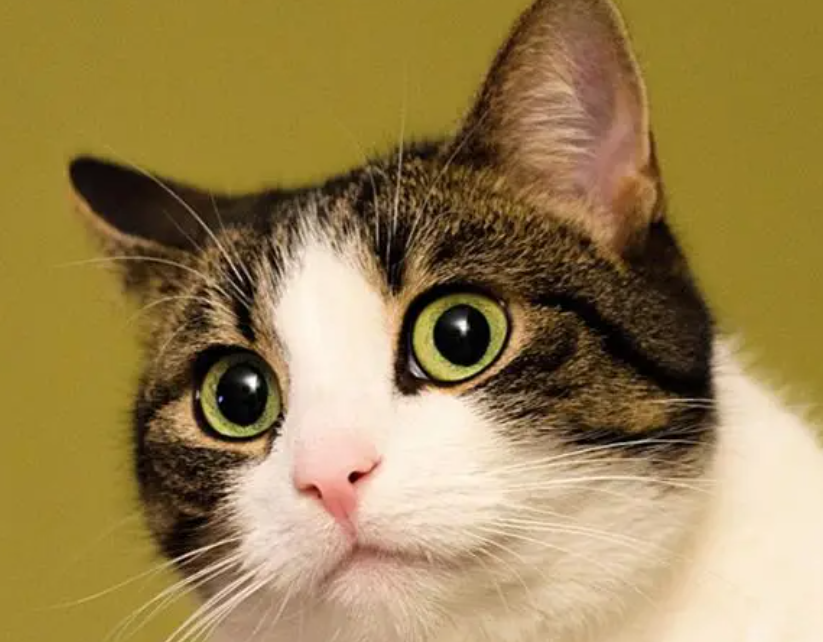
#> input picture 9. 算法复现/Canny/pics/cat.png, 823 x 642 px, found by its file name
$ python test.py
#> lines starting #> are read from the running program, lines starting #| are printed output that depends on the picture; after the words box and inside, x2 and y2 are one past the last pixel; in counts of white or black regions, pixels touching at a corner belong together
### 9. 算法复现/Canny/utils.py
import matplotlib.pyplot as plt
import matplotlib.image as mpimg


def rgb2gray(rgb):
    r, g, b = rgb[:, :, 0], rgb[:, :, 1], rgb[:, :, 2]
    gray = 0.2989 * r + 0.5870 * g + 0.1140 * b

    return gray


def load_data(file_name=r'E:\AI\DeepBlue_AI_Course\Code\07_test_before_practice\canny_practice\pics\cat.png'):
    img = mpimg.imread(file_name)
#> img is the input picture: shape (642, 823, 3) float32; mean R, G, B 0.604, 0.512, 0.316
    img = rgb2gray(img)
    return img


def visualize(img, format=None):
    plt.figure(figsize=(20, 40))
    if img.shape[0] == 3:
        img = img.transpose(1, 2, 0)
    plt.imshow(img, format)
    plt.show()

### 9. 算法复现/Canny/canny_edge_detector.py
from scipy import ndimage
from scipy.ndimage.filters import convolve

import numpy as np


class cannyEdgeDetector:
    def __init__(self, img, sigma=1, kernel_size=5, weak_pixel=75, strong_pixel=255, lowthreshold=0.05,
                 highthreshold=0.15):
        self.img = img
        self.img_smoothed = None
        self.gradientMat = None
        self.thetaMat = None
        self.nonMaxImg = None
        self.thresholdImg = None
        self.weak_pixel = weak_pixel
        self.strong_pixel = strong_pixel
        self.sigma = sigma
        self.kernel_size = kernel_size
        self.lowThreshold = lowthreshold
        self.highThreshold = highthreshold

    def gaussian_kernel(self, size, sigma=1):
        """
        使用高斯滤波去噪
        :param size:
        :param sigma:
        :return:
        """
        size = int(size) // 2
        x, y = np.mgrid[-size:size + 1, -size:size + 1]
        normal = 1 / (2.0 * np.pi * sigma ** 2)
        g = np.exp(-((x ** 2 + y ** 2) / (2.0 * sigma ** 2))) * normal
        return g

    def sobel_filters(self, img):
        """
        使用sobel算子计算梯度
        :param img:
        :return:
        """
        Kx = np.array([[-1, 0, 1], [-2, 0, 2], [-1, 0, 1]], np.float32)
        Ky = np.array([[1, 2, 1], [0, 0, 0], [-1, -2, -1]], np.float32)

        Ix = ndimage.filters.convolve(img, Kx)
        Iy = ndimage.filters.convolve(img, Ky)

        G = np.hypot(Ix, Iy)
        G = G / G.max() * 255
        theta = np.arctan2(Iy, Ix)
        return G, theta

    def non_max_suppression(self, img, D):
        """
        非极大值抑制，判断一个较大梯度的像素在梯度所在直线上的相邻的两点是否有梯度值比它还大的，如果有，那么就把当前点舍弃。
        :param img:
        :param D:
        :return:
        """
        M, N = img.shape
        Z = np.zeros((M, N), dtype=np.int32)
        angle = D * 180. / np.pi
        angle[angle < 0] += 180

        for i in range(1, M - 1):
            for j in range(1, N - 1):
                try:
                    q = 255
                    r = 255
                    # 消除梯度方向这条线上值较小的两点
                    # angle 0
                    if (0 <= angle[i, j] < 22.5) or (157.5 <= angle[i, j] <= 180):
                        q = img[i, j + 1]
                        r = img[i, j - 1]
                    # angle 45
                    elif (22.5 <= angle[i, j] < 67.5):
                        q = img[i + 1, j - 1]
                        r = img[i - 1, j + 1]
                    # angle 90
                    elif (67.5 <= angle[i, j] < 112.5):
                        q = img[i + 1, j]
                        r = img[i - 1, j]
                    # angle 135
                    elif (112.5 <= angle[i, j] < 157.5):
                        q = img[i - 1, j - 1]
                        r = img[i + 1, j + 1]

                    if (img[i, j] >= q) and (img[i, j] >= r):
                        Z[i, j] = img[i, j]
                    else:
                        Z[i, j] = 0


                except IndexError as e:
                    pass

        return Z

    def threshold(self, img):
        """
        大于强阈值的像素被保留，小于弱阈值的像素被置为0，在强弱中间的像素由后面判断是否保留
        :param img:
        :return:
        """

        highThreshold = img.max() * self.highThreshold
        lowThreshold = highThreshold * self.lowThreshold

        M, N = img.shape
        res = np.zeros((M, N), dtype=np.int32)

        weak = np.int32(self.weak_pixel)
        strong = np.int32(self.strong_pixel)

        strong_i, strong_j = np.where(img >= highThreshold)
        zeros_i, zeros_j = np.where(img < lowThreshold)

        weak_i, weak_j = np.where((img <= highThreshold) & (img >= lowThreshold))

        res[strong_i, strong_j] = strong
        res[weak_i, weak_j] = weak
        res[zeros_i, zeros_j] = 0

        return res

    def hysteresis(self, img):
        """
        如果一个若梯度像素点周围有强梯度像素点，那么该弱梯度像素点被更改为强梯度像素点；否则，被置为0
        :param img:
        :return:
        """

        M, N = img.shape
        weak = self.weak_pixel
        strong = self.strong_pixel

        for i in range(1, M - 1):
            for j in range(1, N - 1):
                if (img[i, j] == weak):
                    try:
                        if ((img[i + 1, j - 1] == strong) or (img[i + 1, j] == strong) or (img[i + 1, j + 1] == strong)
                                or (img[i, j - 1] == strong) or (img[i, j + 1] == strong)
                                or (img[i - 1, j - 1] == strong) or (img[i - 1, j] == strong) or (
                                        img[i - 1, j + 1] == strong)):
                            img[i, j] = strong
                        else:
                            img[i, j] = 0
                    except IndexError as e:
                        pass

        return img

    def detect(self):
        self.img_smoothed = convolve(self.img, self.gaussian_kernel(self.kernel_size, self.sigma))
        self.gradientMat, self.thetaMat = self.sobel_filters(self.img_smoothed)
#> in sobel_filters, `Ix = ndimage.filters.convolve(img, Kx)`:
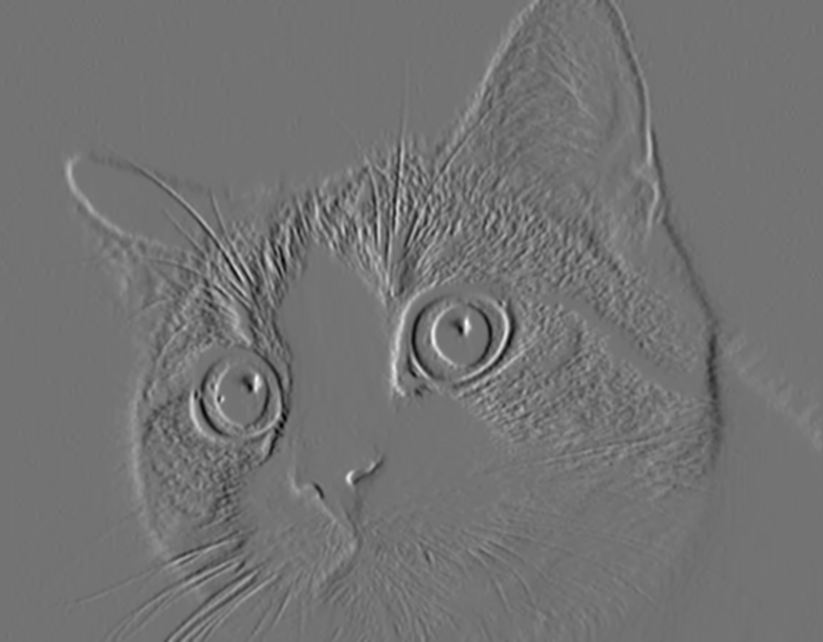
#> Ix: shape (642, 823) float32; min -1.08, max 1.31, mean -0.000921; drawn with min black and max white
#> in sobel_filters, `Iy = ndimage.filters.convolve(img, Ky)`:
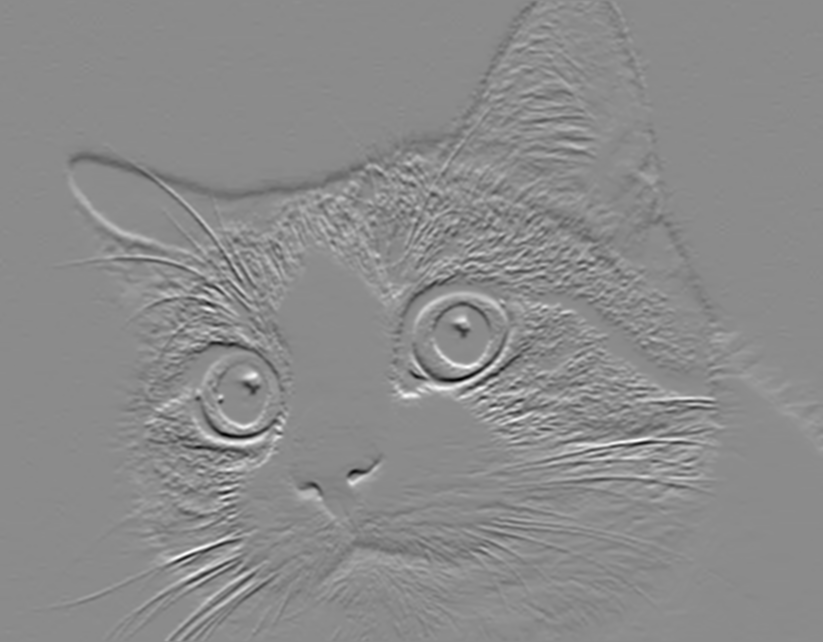
#> Iy: shape (642, 823) float32; min -1.27, max 1.06, mean 0.00236; drawn with min black and max white
#> in sobel_filters, `theta = np.arctan2(Iy, Ix)`:
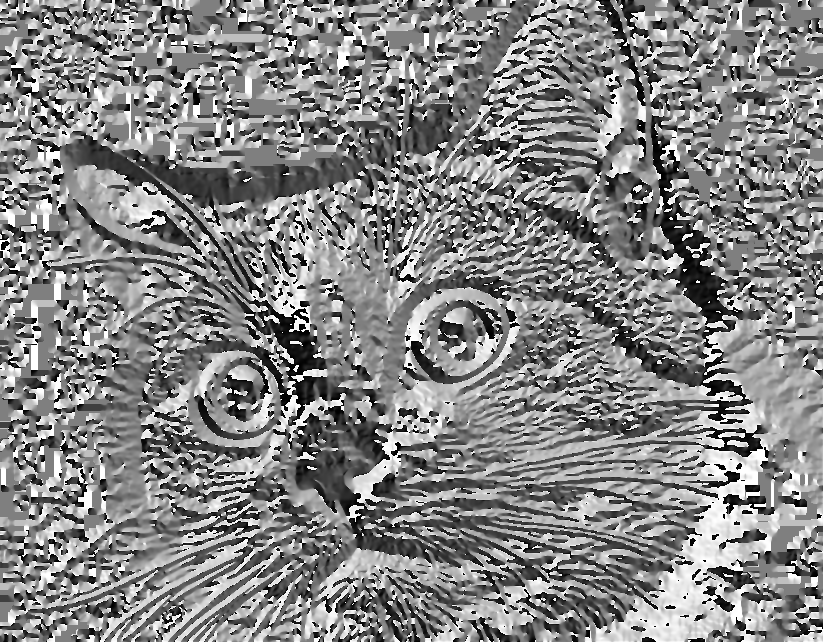
#> theta: shape (642, 823) float32; min -3.14, max 3.14, mean 0.138; drawn with min black and max white
        self.nonMaxImg = self.non_max_suppression(self.gradientMat, self.thetaMat)
#> in non_max_suppression, `angle[angle < 0] += 180`:
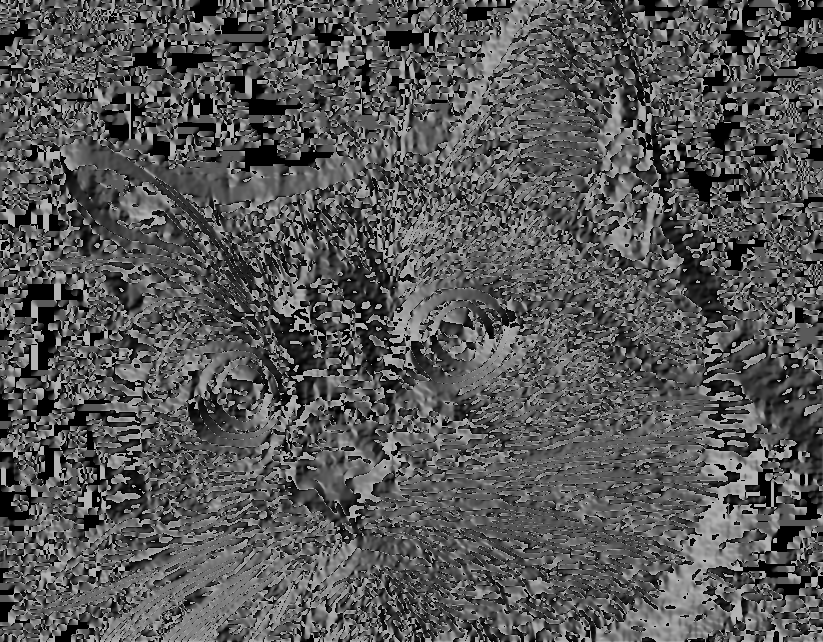
#> angle: shape (642, 823) float32; min 0, max 180, mean 87.3
#> after the loop in non_max_suppression, `for i in range(1, M - 1):`:
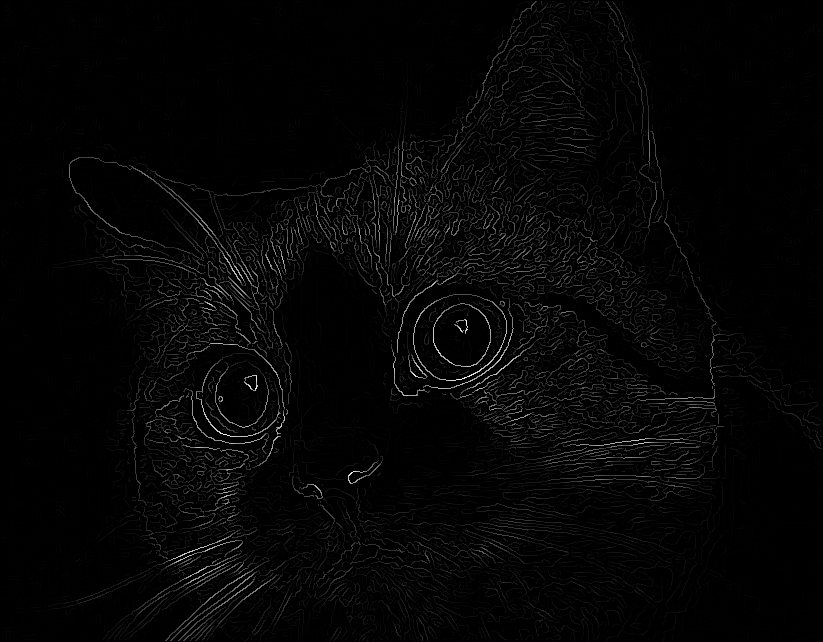
#> Z: shape (642, 823) int32; min 0, max 255, mean 4.9
        self.thresholdImg = self.threshold(self.nonMaxImg)
#> in threshold, `highThreshold = img.max() * self.highThreshold`: highThreshold = 43.35
#> in threshold, `lowThreshold = highThreshold * self.lowThreshold`: lowThreshold = 3.9
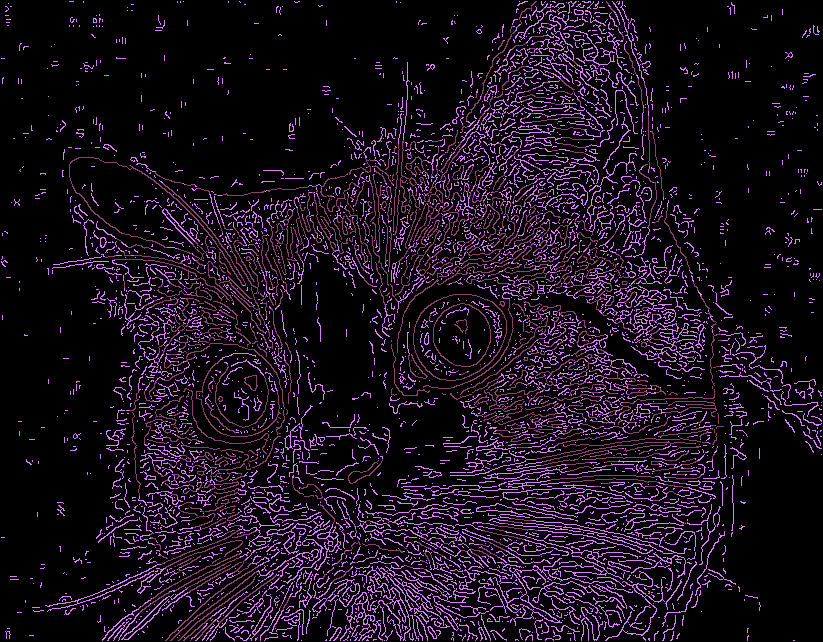
#> self.thresholdImg: shape (642, 823) int32; 3 distinct labels, from 0 to 255; one colour per label, 0 black
        img_final = self.hysteresis(self.thresholdImg)
#> after the loop in hysteresis, `for i in range(1, M - 1):`:
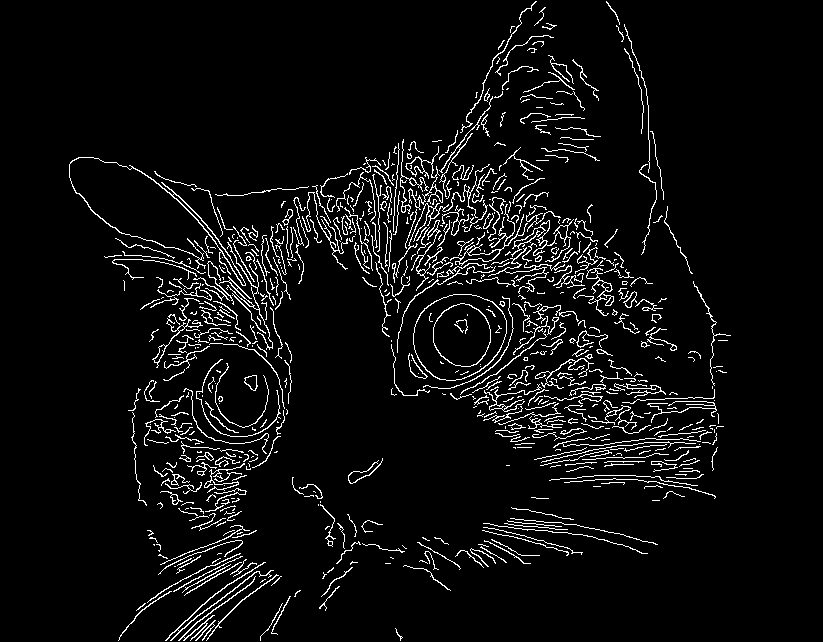
#> img: shape (642, 823) int32; 5.4% white in thin lines or dots, all inside (x1, y1, x2, y2) = (69, 1, 731, 641)


        return img_final

### 9. 算法复现/Canny/test.py
import utils
from canny_edge_detector import cannyEdgeDetector

if __name__ == '__main__':
    img = utils.load_data()
    detector = cannyEdgeDetector(img, sigma=1.4, kernel_size=5, lowthreshold=0.09, highthreshold=0.17,
                                     weak_pixel=100)
    imgs_final = detector.detect()
    utils.visualize(imgs_final, 'gray')
